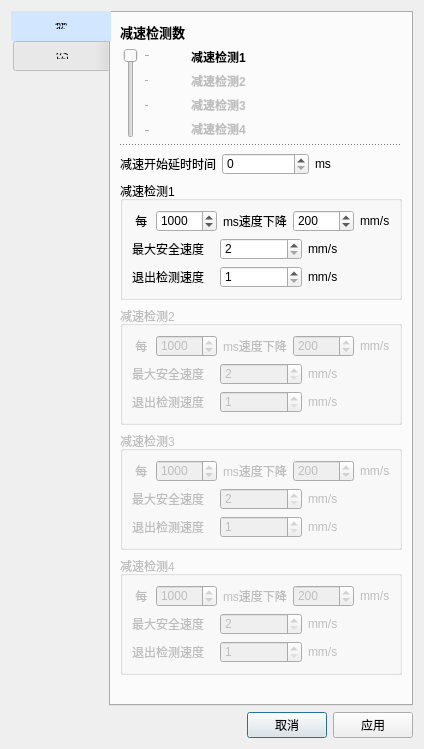
<?xml version="1.0" encoding="UTF-8"?>
<ui version="4.0">
 <class>speed_monitor_setting</class>
 <widget class="QDialog" name="speed_monitor_setting">
  <property name="geometry">
   <rect>
    <x>0</x>
    <y>0</y>
    <width>363</width>
    <height>651</height>
   </rect>
  </property>
  <property name="windowTitle">
   <string>Dialog</string>
  </property>
  <layout class="QGridLayout" name="gridLayout_2">
   <item row="1" column="0">
    <layout class="QHBoxLayout" name="horizontalLayout">
     <item>
      <spacer name="horizontalSpacer_2">
       <property name="orientation">
        <enum>Qt::Horizontal</enum>
       </property>
       <property name="sizeHint" stdset="0">
        <size>
         <width>40</width>
         <height>20</height>
        </size>
       </property>
      </spacer>
     </item>
     <item>
      <widget class="QPushButton" name="pushButton_cancle">
       <property name="text">
        <string>取消</string>
       </property>
      </widget>
     </item>
     <item>
      <widget class="QPushButton" name="pushButton_apply">
       <property name="text">
        <string>应用</string>
       </property>
      </widget>
     </item>
    </layout>
   </item>
   <item row="0" column="0">
    <widget class="QTabWidget" name="tabWidget">
     <property name="font">
      <font>
       <family>Arial</family>
      </font>
     </property>
     <property name="styleSheet">
      <string notr="true">QTabBar::tab { width: 100px;height:30px }
QTabBar::tab:selected { background-color: rgb(210,230,255); }</string>
     </property>
     <property name="tabPosition">
      <enum>QTabWidget::West</enum>
     </property>
     <property name="tabShape">
      <enum>QTabWidget::Rounded</enum>
     </property>
     <property name="currentIndex">
      <number>0</number>
     </property>
     <property name="iconSize">
      <size>
       <width>16</width>
       <height>10</height>
      </size>
     </property>
     <property name="elideMode">
      <enum>Qt::ElideNone</enum>
     </property>
     <property name="documentMode">
      <bool>false</bool>
     </property>
     <property name="tabsClosable">
      <bool>false</bool>
     </property>
     <widget class="QWidget" name="tab_param">
      <property name="font">
       <font>
        <family>Arial</family>
       </font>
      </property>
      <attribute name="title">
       <string>参数</string>
      </attribute>
      <layout class="QGridLayout" name="gridLayout_7">
       <item row="0" column="0">
        <widget class="QLabel" name="label_9">
         <property name="font">
          <font>
           <family>Arial</family>
           <pointsize>10</pointsize>
           <weight>75</weight>
           <bold>true</bold>
          </font>
         </property>
         <property name="text">
          <string>减速检测数</string>
         </property>
        </widget>
       </item>
       <item row="1" column="0" rowspan="4">
        <widget class="QSlider" name="verticalSlider_rampnum">
         <property name="sizePolicy">
          <sizepolicy hsizetype="Fixed" vsizetype="Preferred">
           <horstretch>0</horstretch>
           <verstretch>0</verstretch>
          </sizepolicy>
         </property>
         <property name="minimumSize">
          <size>
           <width>30</width>
           <height>0</height>
          </size>
         </property>
         <property name="maximumSize">
          <size>
           <width>16777215</width>
           <height>16777215</height>
          </size>
         </property>
         <property name="styleSheet">
          <string notr="true">QSlider::handle:vertical { width: 20px; }
QSlider::groove:vertical { width: 15px; }</string>
         </property>
         <property name="minimum">
          <number>1</number>
         </property>
         <property name="maximum">
          <number>4</number>
         </property>
         <property name="singleStep">
          <number>1</number>
         </property>
         <property name="pageStep">
          <number>1</number>
         </property>
         <property name="value">
          <number>1</number>
         </property>
         <property name="sliderPosition">
          <number>1</number>
         </property>
         <property name="tracking">
          <bool>true</bool>
         </property>
         <property name="orientation">
          <enum>Qt::Vertical</enum>
         </property>
         <property name="invertedAppearance">
          <bool>true</bool>
         </property>
         <property name="invertedControls">
          <bool>false</bool>
         </property>
         <property name="tickPosition">
          <enum>QSlider::TicksBelow</enum>
         </property>
         <property name="tickInterval">
          <number>1</number>
         </property>
        </widget>
       </item>
       <item row="1" column="1">
        <widget class="QLabel" name="label_ramp1">
         <property name="minimumSize">
          <size>
           <width>50</width>
           <height>0</height>
          </size>
         </property>
         <property name="font">
          <font>
           <family>Arial</family>
           <weight>75</weight>
           <bold>true</bold>
          </font>
         </property>
         <property name="text">
          <string>减速检测1</string>
         </property>
        </widget>
       </item>
       <item row="2" column="1">
        <widget class="QLabel" name="label_ramp2">
         <property name="enabled">
          <bool>false</bool>
         </property>
         <property name="font">
          <font>
           <family>Arial</family>
           <weight>75</weight>
           <bold>true</bold>
          </font>
         </property>
         <property name="text">
          <string>减速检测2</string>
         </property>
        </widget>
       </item>
       <item row="3" column="1">
        <widget class="QLabel" name="label_ramp3">
         <property name="enabled">
          <bool>false</bool>
         </property>
         <property name="font">
          <font>
           <family>Arial</family>
           <weight>75</weight>
           <bold>true</bold>
          </font>
         </property>
         <property name="text">
          <string>减速检测3</string>
         </property>
        </widget>
       </item>
       <item row="4" column="1">
        <widget class="QLabel" name="label_ramp4">
         <property name="enabled">
          <bool>false</bool>
         </property>
         <property name="font">
          <font>
           <family>Arial</family>
           <weight>75</weight>
           <bold>true</bold>
          </font>
         </property>
         <property name="text">
          <string>减速检测4</string>
         </property>
        </widget>
       </item>
       <item row="5" column="0" colspan="2">
        <widget class="Line" name="line_3">
         <property name="styleSheet">
          <string notr="true">border-top: 1px dotted;</string>
         </property>
         <property name="orientation">
          <enum>Qt::Horizontal</enum>
         </property>
        </widget>
       </item>
       <item row="6" column="0" colspan="2">
        <layout class="QHBoxLayout" name="horizontalLayout_14">
         <item>
          <widget class="QLabel" name="label">
           <property name="text">
            <string>减速开始延时时间</string>
           </property>
          </widget>
         </item>
         <item>
          <widget class="QSpinBox" name="spinBox_ramp_delaytime">
           <property name="maximum">
            <number>10000</number>
           </property>
          </widget>
         </item>
         <item>
          <widget class="QLabel" name="label_2">
           <property name="text">
            <string>ms</string>
           </property>
          </widget>
         </item>
        </layout>
       </item>
       <item row="7" column="0" colspan="2">
        <widget class="QGroupBox" name="groupBox_ramp_monitor1">
         <property name="font">
          <font>
           <family>Arial</family>
          </font>
         </property>
         <property name="title">
          <string>减速检测1</string>
         </property>
         <layout class="QGridLayout" name="gridLayout">
          <item row="0" column="0">
           <layout class="QHBoxLayout" name="horizontalLayout_2">
            <item>
             <widget class="QLabel" name="label_4">
              <property name="text">
               <string> 每</string>
              </property>
             </widget>
            </item>
            <item>
             <widget class="QSpinBox" name="spinBox_ramp_time">
              <property name="minimum">
               <number>1</number>
              </property>
              <property name="maximum">
               <number>10000</number>
              </property>
              <property name="value">
               <number>1000</number>
              </property>
             </widget>
            </item>
            <item>
             <widget class="QLabel" name="label_5">
              <property name="text">
               <string>ms速度下降</string>
              </property>
             </widget>
            </item>
            <item>
             <widget class="QSpinBox" name="spinBox_ramp_speed">
              <property name="minimum">
               <number>1</number>
              </property>
              <property name="maximum">
               <number>32767</number>
              </property>
              <property name="value">
               <number>200</number>
              </property>
             </widget>
            </item>
            <item>
             <widget class="QLabel" name="label_6">
              <property name="text">
               <string>mm/s</string>
              </property>
             </widget>
            </item>
           </layout>
          </item>
          <item row="1" column="0">
           <layout class="QHBoxLayout" name="horizontalLayout_3">
            <item>
             <widget class="QLabel" name="label_7">
              <property name="text">
               <string>最大安全速度</string>
              </property>
             </widget>
            </item>
            <item>
             <widget class="QSpinBox" name="spinBox_ramp_max_speed">
              <property name="minimum">
               <number>2</number>
              </property>
              <property name="maximum">
               <number>32767</number>
              </property>
             </widget>
            </item>
            <item>
             <widget class="QLabel" name="label_8">
              <property name="text">
               <string>mm/s</string>
              </property>
             </widget>
            </item>
           </layout>
          </item>
          <item row="2" column="0">
           <layout class="QHBoxLayout" name="horizontalLayout_4">
            <item>
             <widget class="QLabel" name="label_10">
              <property name="text">
               <string>退出检测速度</string>
              </property>
             </widget>
            </item>
            <item>
             <widget class="QSpinBox" name="spinBox_ramp_min_speed">
              <property name="minimum">
               <number>1</number>
              </property>
              <property name="maximum">
               <number>32766</number>
              </property>
             </widget>
            </item>
            <item>
             <widget class="QLabel" name="label_11">
              <property name="text">
               <string>mm/s</string>
              </property>
             </widget>
            </item>
           </layout>
          </item>
         </layout>
        </widget>
       </item>
       <item row="8" column="0" colspan="2">
        <widget class="QGroupBox" name="groupBox_ramp_monitor2">
         <property name="enabled">
          <bool>false</bool>
         </property>
         <property name="font">
          <font>
           <family>Arial</family>
          </font>
         </property>
         <property name="title">
          <string>减速检测2</string>
         </property>
         <layout class="QGridLayout" name="gridLayout_3">
          <item row="0" column="0">
           <layout class="QHBoxLayout" name="horizontalLayout_5">
            <item>
             <widget class="QLabel" name="label_12">
              <property name="text">
               <string> 每</string>
              </property>
             </widget>
            </item>
            <item>
             <widget class="QSpinBox" name="spinBox_ramp_time_2">
              <property name="minimum">
               <number>1</number>
              </property>
              <property name="maximum">
               <number>10000</number>
              </property>
              <property name="value">
               <number>1000</number>
              </property>
             </widget>
            </item>
            <item>
             <widget class="QLabel" name="label_13">
              <property name="text">
               <string>ms速度下降</string>
              </property>
             </widget>
            </item>
            <item>
             <widget class="QSpinBox" name="spinBox_ramp_speed_2">
              <property name="minimum">
               <number>1</number>
              </property>
              <property name="maximum">
               <number>32767</number>
              </property>
              <property name="value">
               <number>200</number>
              </property>
             </widget>
            </item>
            <item>
             <widget class="QLabel" name="label_14">
              <property name="text">
               <string>mm/s</string>
              </property>
             </widget>
            </item>
           </layout>
          </item>
          <item row="1" column="0">
           <layout class="QHBoxLayout" name="horizontalLayout_6">
            <item>
             <widget class="QLabel" name="label_15">
              <property name="text">
               <string>最大安全速度</string>
              </property>
             </widget>
            </item>
            <item>
             <widget class="QSpinBox" name="spinBox_ramp_max_speed_2">
              <property name="minimum">
               <number>2</number>
              </property>
              <property name="maximum">
               <number>32767</number>
              </property>
             </widget>
            </item>
            <item>
             <widget class="QLabel" name="label_16">
              <property name="text">
               <string>mm/s</string>
              </property>
             </widget>
            </item>
           </layout>
          </item>
          <item row="2" column="0">
           <layout class="QHBoxLayout" name="horizontalLayout_7">
            <item>
             <widget class="QLabel" name="label_17">
              <property name="text">
               <string>退出检测速度</string>
              </property>
             </widget>
            </item>
            <item>
             <widget class="QSpinBox" name="spinBox_ramp_min_speed_2">
              <property name="minimum">
               <number>1</number>
              </property>
              <property name="maximum">
               <number>32766</number>
              </property>
             </widget>
            </item>
            <item>
             <widget class="QLabel" name="label_18">
              <property name="text">
               <string>mm/s</string>
              </property>
             </widget>
            </item>
           </layout>
          </item>
         </layout>
        </widget>
       </item>
       <item row="9" column="0" colspan="2">
        <widget class="QGroupBox" name="groupBox_ramp_monitor3">
         <property name="enabled">
          <bool>false</bool>
         </property>
         <property name="font">
          <font>
           <family>Arial</family>
          </font>
         </property>
         <property name="title">
          <string>减速检测3</string>
         </property>
         <layout class="QGridLayout" name="gridLayout_5">
          <item row="0" column="0">
           <layout class="QHBoxLayout" name="horizontalLayout_8">
            <item>
             <widget class="QLabel" name="label_19">
              <property name="text">
               <string> 每</string>
              </property>
             </widget>
            </item>
            <item>
             <widget class="QSpinBox" name="spinBox_ramp_time_3">
              <property name="minimum">
               <number>1</number>
              </property>
              <property name="maximum">
               <number>10000</number>
              </property>
              <property name="value">
               <number>1000</number>
              </property>
             </widget>
            </item>
            <item>
             <widget class="QLabel" name="label_20">
              <property name="text">
               <string>ms速度下降</string>
              </property>
             </widget>
            </item>
            <item>
             <widget class="QSpinBox" name="spinBox_ramp_speed_3">
              <property name="minimum">
               <number>1</number>
              </property>
              <property name="maximum">
               <number>32767</number>
              </property>
              <property name="value">
               <number>200</number>
              </property>
             </widget>
            </item>
            <item>
             <widget class="QLabel" name="label_21">
              <property name="text">
               <string>mm/s</string>
              </property>
             </widget>
            </item>
           </layout>
          </item>
          <item row="1" column="0">
           <layout class="QHBoxLayout" name="horizontalLayout_9">
            <item>
             <widget class="QLabel" name="label_22">
              <property name="text">
               <string>最大安全速度</string>
              </property>
             </widget>
            </item>
            <item>
             <widget class="QSpinBox" name="spinBox_ramp_max_speed_3">
              <property name="minimum">
               <number>2</number>
              </property>
              <property name="maximum">
               <number>32767</number>
              </property>
             </widget>
            </item>
            <item>
             <widget class="QLabel" name="label_23">
              <property name="text">
               <string>mm/s</string>
              </property>
             </widget>
            </item>
           </layout>
          </item>
          <item row="2" column="0">
           <layout class="QHBoxLayout" name="horizontalLayout_10">
            <item>
             <widget class="QLabel" name="label_24">
              <property name="text">
               <string>退出检测速度</string>
              </property>
             </widget>
            </item>
            <item>
             <widget class="QSpinBox" name="spinBox_ramp_min_speed_3">
              <property name="minimum">
               <number>1</number>
              </property>
              <property name="maximum">
               <number>32766</number>
              </property>
             </widget>
            </item>
            <item>
             <widget class="QLabel" name="label_25">
              <property name="text">
               <string>mm/s</string>
              </property>
             </widget>
            </item>
           </layout>
          </item>
         </layout>
        </widget>
       </item>
       <item row="10" column="0" colspan="2">
        <widget class="QGroupBox" name="groupBox_ramp_monitor4">
         <property name="enabled">
          <bool>false</bool>
         </property>
         <property name="font">
          <font>
           <family>Arial</family>
          </font>
         </property>
         <property name="title">
          <string>减速检测4</string>
         </property>
         <layout class="QGridLayout" name="gridLayout_6">
          <item row="0" column="0">
           <layout class="QHBoxLayout" name="horizontalLayout_11">
            <item>
             <widget class="QLabel" name="label_26">
              <property name="text">
               <string> 每</string>
              </property>
             </widget>
            </item>
            <item>
             <widget class="QSpinBox" name="spinBox_ramp_time_4">
              <property name="minimum">
               <number>1</number>
              </property>
              <property name="maximum">
               <number>10000</number>
              </property>
              <property name="value">
               <number>1000</number>
              </property>
             </widget>
            </item>
            <item>
             <widget class="QLabel" name="label_27">
              <property name="text">
               <string>ms速度下降</string>
              </property>
             </widget>
            </item>
            <item>
             <widget class="QSpinBox" name="spinBox_ramp_speed_4">
              <property name="minimum">
               <number>1</number>
              </property>
              <property name="maximum">
               <number>32767</number>
              </property>
              <property name="value">
               <number>200</number>
              </property>
             </widget>
            </item>
            <item>
             <widget class="QLabel" name="label_28">
              <property name="text">
               <string>mm/s</string>
              </property>
             </widget>
            </item>
           </layout>
          </item>
          <item row="1" column="0">
           <layout class="QHBoxLayout" name="horizontalLayout_12">
            <item>
             <widget class="QLabel" name="label_29">
              <property name="text">
               <string>最大安全速度</string>
              </property>
             </widget>
            </item>
            <item>
             <widget class="QSpinBox" name="spinBox_ramp_max_speed_4">
              <property name="minimum">
               <number>2</number>
              </property>
              <property name="maximum">
               <number>32767</number>
              </property>
             </widget>
            </item>
            <item>
             <widget class="QLabel" name="label_30">
              <property name="text">
               <string>mm/s</string>
              </property>
             </widget>
            </item>
           </layout>
          </item>
          <item row="2" column="0">
           <layout class="QHBoxLayout" name="horizontalLayout_13">
            <item>
             <widget class="QLabel" name="label_31">
              <property name="text">
               <string>退出检测速度</string>
              </property>
             </widget>
            </item>
            <item>
             <widget class="QSpinBox" name="spinBox_ramp_min_speed_4">
              <property name="minimum">
               <number>1</number>
              </property>
              <property name="maximum">
               <number>32766</number>
              </property>
             </widget>
            </item>
            <item>
             <widget class="QLabel" name="label_32">
              <property name="text">
               <string>mm/s</string>
              </property>
             </widget>
            </item>
           </layout>
          </item>
         </layout>
        </widget>
       </item>
       <item row="11" column="0" colspan="2">
        <widget class="QLabel" name="label_error_info">
         <property name="styleSheet">
          <string notr="true">color: rgb(255, 85, 127);</string>
         </property>
         <property name="text">
          <string/>
         </property>
        </widget>
       </item>
      </layout>
     </widget>
     <widget class="QWidget" name="tab_exegesis">
      <attribute name="title">
       <string>标签注释</string>
      </attribute>
      <layout class="QGridLayout" name="gridLayout_4">
       <item row="3" column="1">
        <widget class="QLineEdit" name="lineEdit_einput4"/>
       </item>
       <item row="4" column="1">
        <widget class="QLineEdit" name="lineEdit_einput5"/>
       </item>
       <item row="3" column="0">
        <widget class="QLabel" name="label_einput4">
         <property name="text">
          <string>减速选择1</string>
         </property>
        </widget>
       </item>
       <item row="4" column="0">
        <widget class="QLabel" name="label_einput5">
         <property name="text">
          <string>减速选择2</string>
         </property>
        </widget>
       </item>
       <item row="6" column="1">
        <widget class="QLineEdit" name="lineEdit_eoutput1">
         <property name="font">
          <font>
           <family>Arial</family>
          </font>
         </property>
         <property name="maxLength">
          <number>10</number>
         </property>
        </widget>
       </item>
       <item row="6" column="0">
        <widget class="QLabel" name="label_eoutput1">
         <property name="font">
          <font>
           <family>Arial</family>
          </font>
         </property>
         <property name="text">
          <string>错误</string>
         </property>
        </widget>
       </item>
       <item row="7" column="0">
        <spacer name="verticalSpacer_2">
         <property name="orientation">
          <enum>Qt::Vertical</enum>
         </property>
         <property name="sizeHint" stdset="0">
          <size>
           <width>20</width>
           <height>40</height>
          </size>
         </property>
        </spacer>
       </item>
       <item row="1" column="0">
        <widget class="QLabel" name="label_einput2">
         <property name="font">
          <font>
           <family>Arial</family>
          </font>
         </property>
         <property name="text">
          <string>减速开始</string>
         </property>
        </widget>
       </item>
       <item row="2" column="0">
        <widget class="QLabel" name="label_einput3">
         <property name="font">
          <font>
           <family>Arial</family>
          </font>
         </property>
         <property name="text">
          <string>复位</string>
         </property>
        </widget>
       </item>
       <item row="2" column="1">
        <widget class="QLineEdit" name="lineEdit_einput3">
         <property name="font">
          <font>
           <family>Arial</family>
          </font>
         </property>
         <property name="maxLength">
          <number>10</number>
         </property>
        </widget>
       </item>
       <item row="0" column="0">
        <widget class="QLabel" name="label_einput1">
         <property name="font">
          <font>
           <family>Arial</family>
          </font>
         </property>
         <property name="text">
          <string>编码器输入1</string>
         </property>
        </widget>
       </item>
       <item row="1" column="1">
        <widget class="QLineEdit" name="lineEdit_einput2">
         <property name="font">
          <font>
           <family>Arial</family>
          </font>
         </property>
         <property name="maxLength">
          <number>10</number>
         </property>
        </widget>
       </item>
       <item row="5" column="0" colspan="2">
        <widget class="Line" name="line">
         <property name="styleSheet">
          <string notr="true">border-top: 1px dotted;</string>
         </property>
         <property name="orientation">
          <enum>Qt::Horizontal</enum>
         </property>
        </widget>
       </item>
       <item row="0" column="1">
        <widget class="QLineEdit" name="lineEdit_einput1">
         <property name="font">
          <font>
           <family>Arial</family>
          </font>
         </property>
         <property name="inputMask">
          <string/>
         </property>
         <property name="text">
          <string/>
         </property>
         <property name="maxLength">
          <number>10</number>
         </property>
         <property name="frame">
          <bool>true</bool>
         </property>
        </widget>
       </item>
      </layout>
     </widget>
    </widget>
   </item>
  </layout>
 </widget>
 <resources/>
 <connections/>
</ui>
